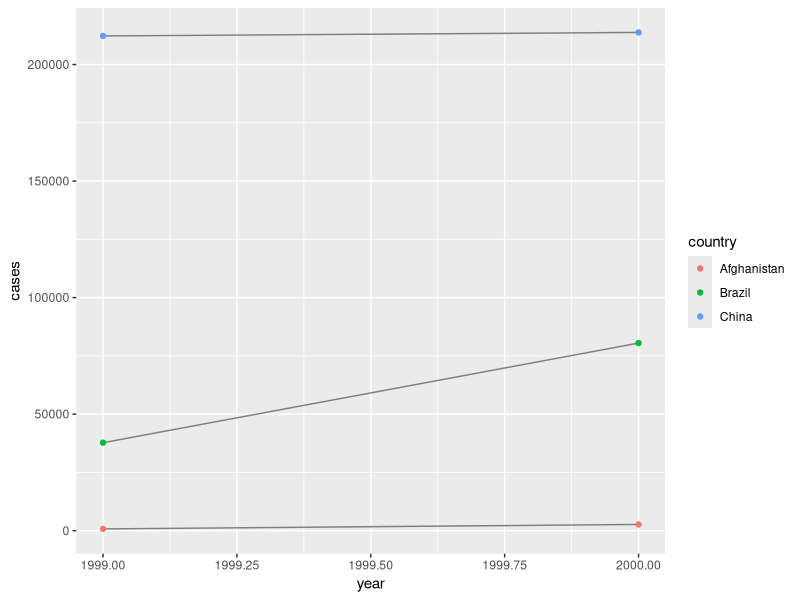
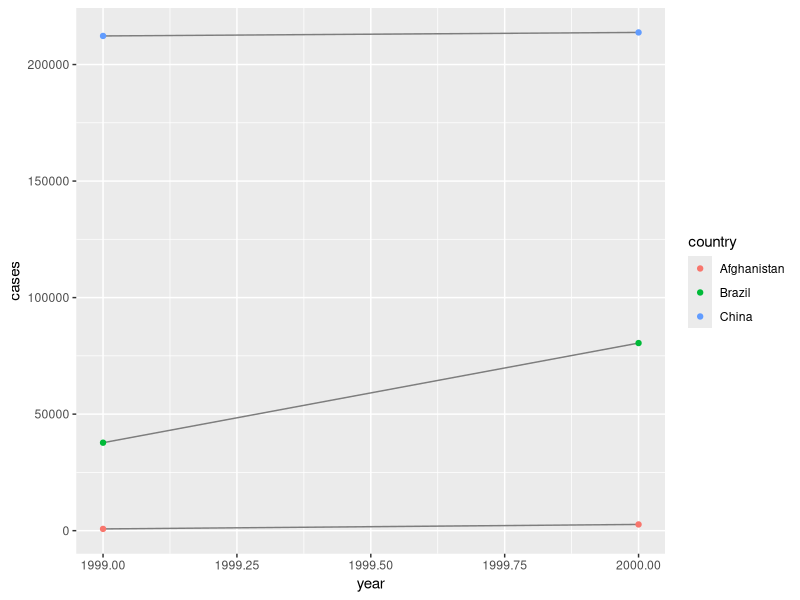

These figures' R source, in order:
## ---- chunk 1
library(tidyverse)
## ---- chunk 2
# calculate rate for table 2
table2a <- table2 %>%
  group_by(country, year) %>%
  mutate(rate = count[type == 'cases'] / count[type == 'population']
  )
# this provides duplicate rates - 1 each for cases and population rows

# calculate rate for table4a + table4b
# from answers
table4c <-
  tibble(
    country = table4a$country,
    `1999` = table4a[["1999"]] / table4b[["1999"]] * 10000,
    `2000` = table4a[["2000"]] / table4b[["2000"]] * 10000
  )

table4c
# I like this approach - build out a 3rd dataframe instead of manipulating existing ones
## ---- chunk 3
# ggplot code using tidy table1
ggplot(table1, aes(year, cases)) + 
  geom_line(aes(group = country), colour = "grey50") + 
  geom_point(aes(colour = country))

# filter out pop, then plot
table2 %>%
  filter(type == 'cases') %>%
  ggplot(aes(year, count)) +
  geom_line(aes(group = country), color = "grey49") +
  geom_point(aes(color = country)) +
  labs(y = 'cases')
## ---- chunk 4
table4a_long <- table4a %>% 
  pivot_longer(c(`1999`, `2000`), names_to = "year", values_to = "cases")
# wow this code is pretty straightforward!

# and same thing with table4b
table4b_long <- table4b %>%
  pivot_longer(c(`1999`, `2000`), names_to = "year", values_to = "population")

left_join(table4a_long, table4b_long)
## ---- chunk 5
table2 %>%
  pivot_wider(names_from = year, values_from = count)
# columns not in "" b/c already in dataframe
## ---- chunk 6
stocks <- tibble(
  year   = c(2015, 2015, 2016, 2016),
  half  = c(   1,    2,     1,    2),
  return = c(1.88, 0.59, 0.92, 0.17)
)

# this code shows that the two are reversible tho! except for variable types! can see how that is important
stocks %>% 
  pivot_wider(names_from = year, values_from = return) %>% 
  pivot_longer(`2015`:`2016`, names_to = "year", values_to = "return")
## ---- chunk 7
# error in loc_validate() - can't find columns
#table4a %>% 
  #pivot_longer(c(1999, 2000), names_to = "year", values_to = "cases")

# appropriately define numerical columns
table4a %>% 
  pivot_longer(c(`1999`, `2000`), names_to = "year", values_to = "cases")
## ---- chunk 8
# woah, interesting formatting here!
people <- tribble(
  ~name,             ~names,  ~values,
  #-----------------|--------|------
  "Phillip Woods",   "age",       45,
  "Phillip Woods",   "height",   186,
  "Phillip Woods",   "age",       50,
  "Jessica Cordero", "age",       37,
  "Jessica Cordero", "height",   156
)

# pivot_wider on og
people %>% 
  pivot_wider(names_from = names, values_from = values)

# from answers - add row with distinct observation count for each combo of name and key
people2 <- people %>%
  group_by(name, names) %>%
  mutate(obs = row_number())
people2

# pivot_wider on people2
people2 %>% 
  pivot_wider(names_from = names, values_from = values)
## ---- chunk 9
preg <- tribble(
  ~pregnant, ~male, ~female,
  "yes",     NA,    10,
  "no",      20,    12
)

preg %>%
  pivot_longer(c(male,female), names_to = "sex", values_to = "number", 
               values_drop_na = TRUE) # can drop male preg row
# this is an example of turning explicit missing value to implicit missing
## ---- chunk 10
table3 %>% 
  separate(rate, into = c("cases", "population"))
# result is a tidy df

# can specify what the separator is
table3 %>% 
  separate(rate, into = c("cases", "population"), sep = "/")

# default new column types are kept from og (in this ex char), can tell separate
# to guess new column types by using convert = TRUE
## ---- chunk 11
table3 %>% 
  separate(year, into = c("century", "year"), sep = 2)
## ---- chunk 12
table5 %>% 
  unite(new, century, year)
# interesting, default places _ between combined values

# here specify sep as "" ie nothing
table5 %>% 
  unite(new, century, year, sep = "")
## ---- chunk 13
# extra
tibble(x = c("a,b,c", "d,e,f,g", "h,i,j")) %>% 
  separate(x, c("one", "two", "three"))
# default sep was by , default was to drop g

tibble(x = c("a,b,c", "d,e,f,g", "h,i,j")) %>%
  separate(x, c("one", "two", "three"), extra = "merge")
# only "merge" retains g

# fill
tibble(x = c("a,b,c", "d,e", "f,g,i")) %>% 
  separate(x, c("one", "two", "three"))
# default is to put NA in

tibble(x = c("a,b,c", "d,e", "f,g,i")) %>% 
  separate(x, c("one", "two", "three"), fill = "left")
# this code fills the NA on the left
## ---- chunk 14
# example with separators
tibble(x = c("X_1", "X_2", "AA_1", "AA_2")) %>%
  extract(x, c("variable", "id"), regex = "([A-Z])_([0-9])")

# example that separate could not parse
tibble(x = c("X1", "X20", "AA11", "AA2")) %>%
  extract(x, c("variable", "id"), regex = "([A-Z]+)([0-9]+)")
## ---- chunk 15
stocks <- tibble(
  year   = c(2015, 2015, 2015, 2015, 2016, 2016, 2016),
  qtr    = c(   1,    2,    3,    4,    2,    3,    4),
  return = c(1.88, 0.59, 0.35,   NA, 0.92, 0.17, 2.66)
)

# can pivot to make implicit missing values explicit
stocks %>% 
  pivot_wider(names_from = year, values_from = return)

# can turn back to longer, make explicit missings back to implicit
# with values_drop_na
stocks %>% 
  pivot_wider(names_from = year, values_from = return) %>% 
  pivot_longer(
    cols = c(`2015`, `2016`), 
    names_to = "year", 
    values_to = "return", 
    values_drop_na = TRUE
  )
## ---- chunk 16
# complete()
stocks %>% 
  complete(year, qtr)

# fill()
treatment <- tribble(
  ~ person,           ~ treatment, ~response,
  "Derrick Whitmore", 1,           7,
  NA,                 2,           10,
  NA,                 3,           9,
  "Katherine Burke",  1,           4
)

treatment %>% 
  fill(person)
## ---- chunk 17
treatment %>% 
  fill(person, .direction = "down")

treatment %>% 
  fill(person, .direction = "up")
## ---- chunk 18
who
